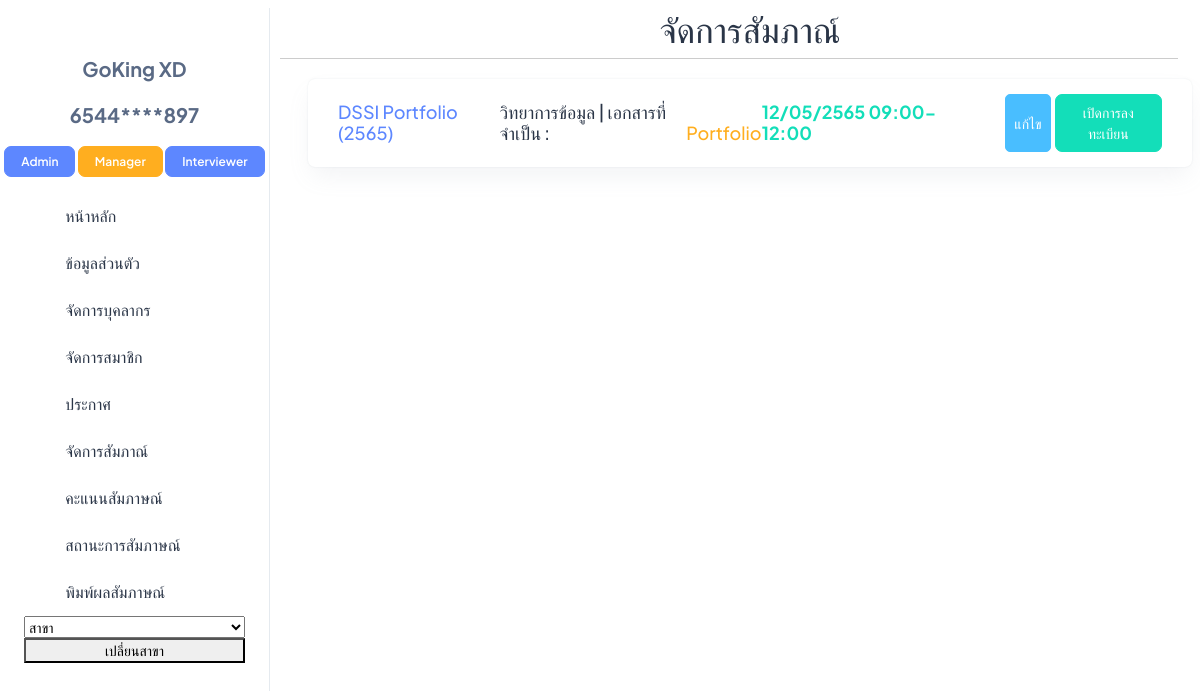
Before: /Manager_interview (signed in) with the older database file.
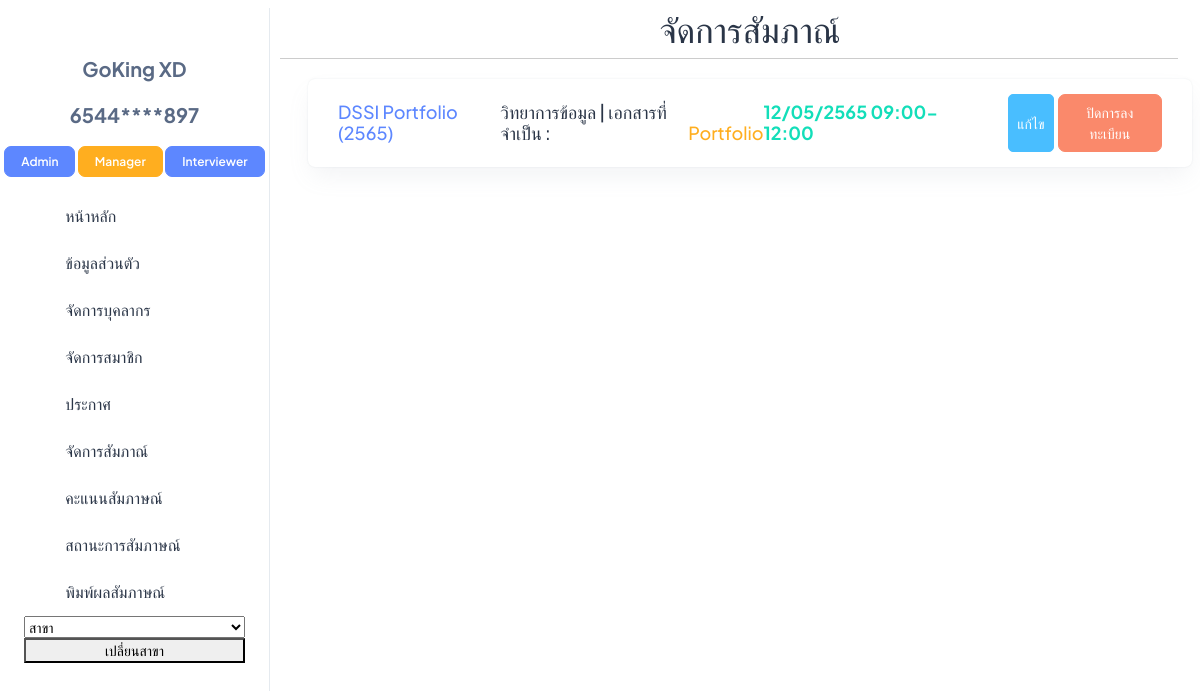
After: the same page with the newer database file.
### interview/models.py (models this page shows, shortened)
class Round(models.Model):
    major = models.ForeignKey(Major, on_delete=models.CASCADE)
    academic_year = models.CharField(max_length=20)
    round_name = models.CharField(max_length=20)
    manager = models.ForeignKey(User, on_delete=models.CASCADE)
    users = models.ManyToManyField(User, related_name='rounds_participated', blank=True)
    TemporaryUser = models.ManyToManyField(TemporaryUser,related_name='rounds_participated', blank=True)
    documents = models.CharField(max_length=200, null=True,blank=True)
    active = models.BooleanField(default=False,null=True,blank=True)
    interview_time = models.CharField(max_length=50, null=True, blank=True)

class Major(models.Model):
    major = models.CharField(max_length=100)
    faculty = models.ForeignKey(Faculty, on_delete=models.CASCADE)
    default_manager = models.ManyToManyField(User, blank=True,related_name='manager')
    users = models.ManyToManyField(User,blank=True)
    TemporaryUser = models.ManyToManyField(TemporaryUser , blank=True)
    def __str__(self) -> str:
        return f"{self.major}"

### interview/views.py (the view)
# urls.py: path('Manager_interview',Manager_interview, name='Manager_interview'),
@login_required
@user_passes_test(is_Manager)
def Manager_interview(request):
    user_rounds = Round.objects.filter(manager=request.user)
    return render(request,'manager/Manager_interview.html',{'rounds': user_rounds})

### interview/views.py (called while the page is built)
def is_Manager(user):
    if isinstance(user, User):
        return user.roles.filter(name='Manager').exists()
    else:
        return False

### interview/templates/manager/Manager_interview.html (shortened to what this page needs)
{% extends 'manager/base/n_base.html' %}
{% block topic %}
<h1 class="text-3xl text-gray-100 mt-2 text-center">จัดการสัมภาณ์</h1>
{% endblock %}
{% block content %}
<div class="pt-14 px-2">
    {% for round in rounds %}
    <div class="card w-100">
        <div class="card-body mini-card-body d-flex justify-content-between">
            <div class="d-flex">
                <h4 class="fs-5 text-primary mt-auto">{{ round.round_name }} ({{ round.academic_year }})</h4>
                <h4 class="fs-5 text-dark ms-2 mt-auto">{{ round.major }} | เอกสารที่จำเป็น :</h4>
                <h4 class="fs-5 text-warning mt-auto"> {{ round.documents }}</h4>
            </div>
            <div class="d-flex">
                <h4 class="fs-5 fw-bolder text-success mt-auto me-5">{{ round.interview_time }}</h4>
                <button class="btn btn-secondary btn-sm fs-3 mx-1">แก้ไข</button>
            <form method="post" action="{% url 'toggle_round_active' round.id %}">
                <button class="btn fs-3 {% if round.active %}btn-danger{% else %}btn-success{% endif %}" type="submit">{{ round.active|yesno:"ปิดการลงทะเบียน,เปิดการลงทะเบียน" }}</button>
            </form>
            </div>
        </div>
    </div>
    {% endfor %}
</div>
{% endblock %}

Changed rows visible on the page:
changed Round "DSSI Portfolio": active "เปิดการลงทะเบียน" → "ปิดการลงทะเบียน"
